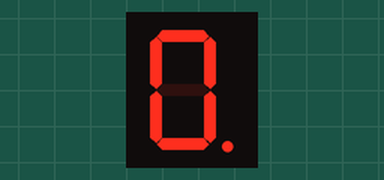
Bench run of a sketch on a simulated Arduino Uno, built with avr-gcc and run on an emulated ATmega328P. On the bench: 1-digit seven-segment display. Wiring (inferred from the names in the program): 1-digit 7-segment display, segments lit when LOW: segments pin 3, pin 2, pin 9, pin 10, pin 11, pin 4, pin 5, pin 8. The segment pins are drawn as the display they are named for.

Above: at 0.1 s.
At 0.9 s:
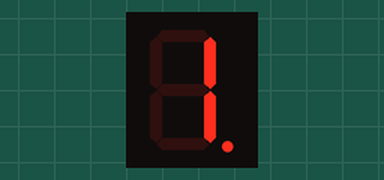
At 1.7 s:
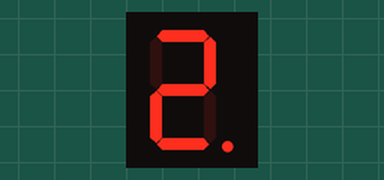
At 3.3 s:
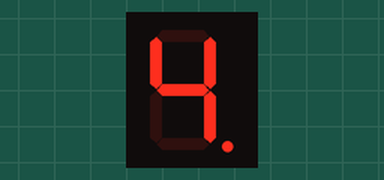
At 4.9 s:
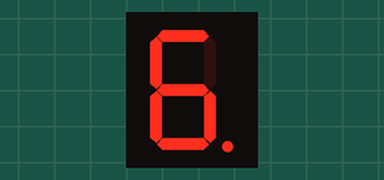
At 7.3 s:
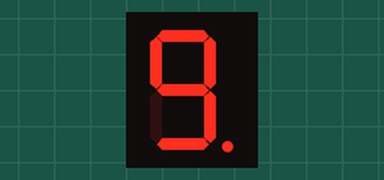

The sketch:

7SEGMENT.ino
```cpp
int a = 3;
int b = 2;
int c = 9;
int d = 10;
int e = 11;
int g = 5;
int f = 4;
int h = 8;
int dt=800;
void setup() {
  pinMode(a,OUTPUT);
  pinMode(b,OUTPUT);
  pinMode(c,OUTPUT);
  pinMode(d,OUTPUT);
  pinMode(e,OUTPUT);
  pinMode(f,OUTPUT);
  pinMode(g,OUTPUT);
  pinMode(h,OUTPUT);
}


void loop() {
  digitalWrite(a,0);
  digitalWrite(b,0);
  digitalWrite(c,0);
  digitalWrite(d,0);
  digitalWrite(e,0);
  digitalWrite(f,0);
  digitalWrite(g,1);
  digitalWrite(h,0);
  delay(dt);

  digitalWrite(a,1);
  digitalWrite(b,0);
  digitalWrite(c,0);
  digitalWrite(d,1);
  digitalWrite(e,1);
  digitalWrite(f,1);
  digitalWrite(g,1);
  digitalWrite(h,0);
  delay(dt);

  digitalWrite(a,0);
  digitalWrite(b,0);
  digitalWrite(c,1);
  digitalWrite(d,0);
  digitalWrite(e,0);
  digitalWrite(f,1);
  digitalWrite(g,0);
  digitalWrite(h,0);
  delay(dt);

  digitalWrite(a,0);
  digitalWrite(b,0);
  digitalWrite(c,0);
  digitalWrite(d,0);
  digitalWrite(e,1);
  digitalWrite(f,1);
  digitalWrite(g,0);
  digitalWrite(h,0);
  delay(dt);

  digitalWrite(a,1);
  digitalWrite(b,0);
  digitalWrite(c,0);
  digitalWrite(d,1);
  digitalWrite(e,1);
  digitalWrite(f,0);
  digitalWrite(g,0);
  digitalWrite(h,0);
  delay(dt);


  digitalWrite(a,0);
  digitalWrite(b,1);
  digitalWrite(c,0);
  digitalWrite(d,0);
  digitalWrite(e,1);
  digitalWrite(f,0);
  digitalWrite(g,0);
  digitalWrite(h,0);
  delay(dt);

  digitalWrite(a,0);
  digitalWrite(b,1);
  digitalWrite(c,0);
  digitalWrite(d,0);
  digitalWrite(e,0);
  digitalWrite(f,0);
  digitalWrite(g,0);
  digitalWrite(h,0);
  delay(dt);

  digitalWrite(a,0);
  digitalWrite(b,0);
  digitalWrite(c,0);
  digitalWrite(d,1);
  digitalWrite(e,1);
  digitalWrite(f,1);
  digitalWrite(g,1);
  digitalWrite(h,0);
  delay(dt);

  digitalWrite(a,0);
  digitalWrite(b,0);
  digitalWrite(c,0);
  digitalWrite(d,0);
  digitalWrite(e,0);
  digitalWrite(f,0);
  digitalWrite(g,0);
  digitalWrite(h,0);
  delay(dt);

  digitalWrite(a,0);
  digitalWrite(b,0);
  digitalWrite(c,0);
  digitalWrite(d,0);
  digitalWrite(e,1);
  digitalWrite(f,0);
  digitalWrite(g,0);
  digitalWrite(h,0);
  delay(dt);
}
```

Measured:
- by itself, everything shown: repeats every 8.0 s, in 10 steps
- what the display in image 1 shows lasts 0.8 s, from 0.8 s to 1.6 s
